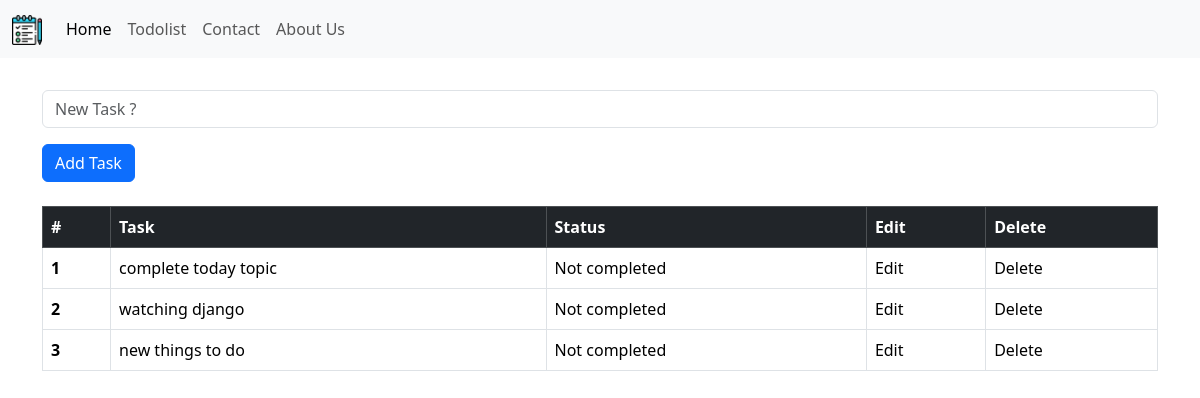
Before: /todolist/ with the older database file.
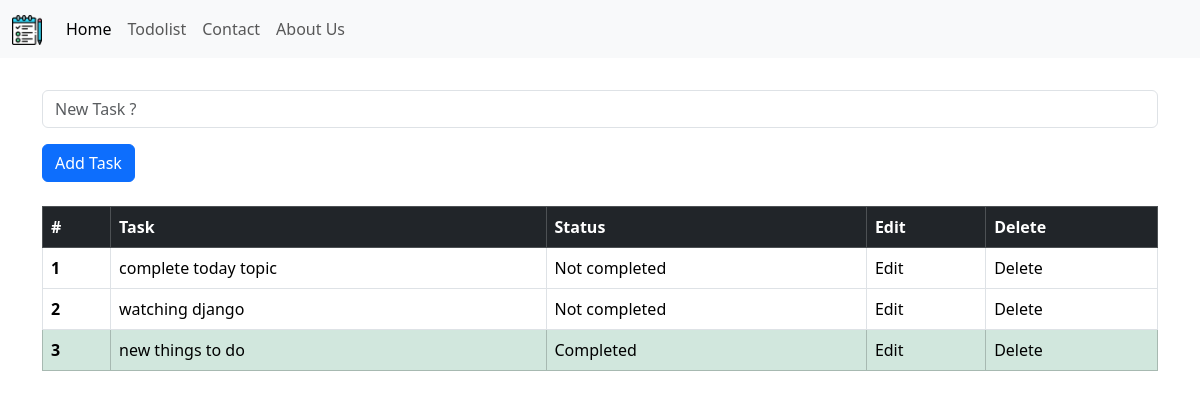
After: the same page with the newer database file.
### mainapp/models.py (models this page shows, shortened)
class Task(models.Model):
    task= models.CharField(max_length=100)
    is_completed = models.BooleanField(default=False)

### mainapp/views.py (the view)
# urls.py: path('todolist/', views.todolist, name='todolist'),
def todolist(request):
   if request.method == "POST":
      form_data = TaskForm(request.POST or None)
      if form_data.is_valid():
         form_data.save()
         return redirect("todolist")
   all_tasks = Task.objects.all()
   context = {
      'page':'TaskList',
      'all_tasks':all_tasks,
   }
   return render(request, "todolist.html",context )

### mainapp/templates/todolist.html (shortened to what this page needs)
{%extends "base.html"%}
 {%block content%}
 <div class="container">
  <br>
  <form method="post">
  <div class="mb-3">
    <input name="task" type="text" placeholder="New Task ?" class="form-control">
  </div>
  <button type="submit" class="btn btn-primary">Add Task</button>
</form>
  <br>
  <table class="table table-bordered">
  <thead class="table-dark">
    <tr>
      <th scope="col">#</th>
      <th scope="col">Task</th>
      <th scope="col">Status</th>
      <th scope="col">Edit</th>
      <th scope="col">Delete</th>
    </tr>
  </thead>
  <tbody>
    {% for task in all_tasks %}
      {% if task.is_completed %}
      <tr class="table-success">
      <th scope="row">{{ forloop.counter }}</th>
      <td>{{task.task}}</td>
      <td>Completed</td>
      <td>Edit</td>
      <td>Delete</td>
    </tr>
      {% else %}
       <tr>
         <th scope="row">{{ forloop.counter }}</th>
         <td>{{task.task}}</td>
         <td>Not completed</td>
         <td>Edit</td>
         <td>Delete</td>
      </tr>
     {% endif %}
    {% endfor %}
  </tbody>
</table>
 </div>
 {%endblock content%}

Changed rows visible on the page:
changed Task "new things to do": is_completed "Not completed" → "Completed"
